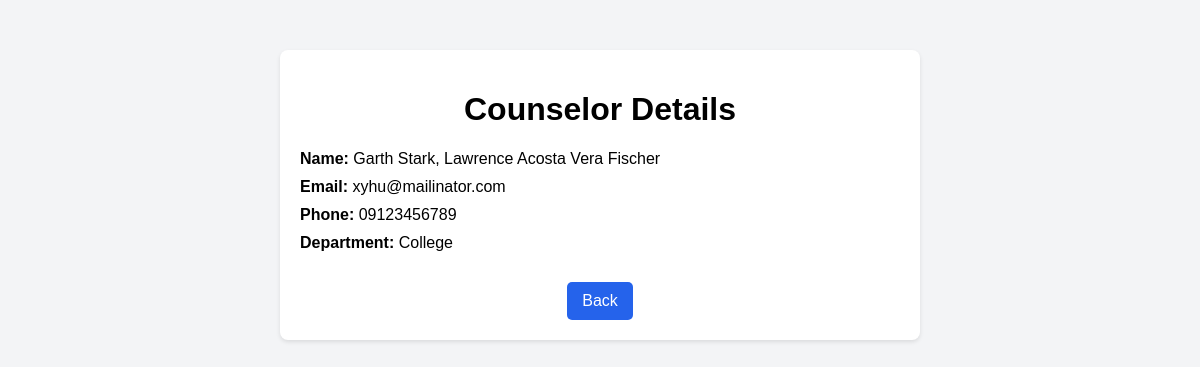
Screenshot of /Counselors/viewcounsel.php?c_id=1 with the database file from the repository.
### tables this page shows
CREATE TABLE `counselors` (
  `c_id` int(50) NOT NULL,
  `lname` varchar(50) NOT NULL,
  `fname` varchar(50) NOT NULL,
  `mname` varchar(50) NOT NULL,
  `contact_num` varchar(50) NOT NULL,
  `email` varchar(50) NOT NULL,
  `c_level` varchar(50) NOT NULL
);

### Counselors/viewcounsel.php (the view, shortened to what this page needs)
<?php
include $_SERVER['DOCUMENT_ROOT'].'/SGRMS/Database/db_connect.php';
$c_id = intval($_GET['c_id']);
$sql = "SELECT * FROM counselors WHERE c_id = ?";
$stmt = $conn->prepare($sql);
$stmt->bind_param("i", $c_id);
$stmt->execute();
$result = $stmt->get_result();
$row = $result->fetch_assoc();
?>
<!DOCTYPE html>
<html lang="en">
<head>
</head>
<body>
    <div class="container">
        <h1>Counselor Details</h1>
        <div class="info"><strong>Name:</strong> <?php echo htmlspecialchars($row['lname'] . ", " . $row['fname'] . " " . $row['mname']); ?></div>
        <div class="info"><strong>Email:</strong> <?php echo htmlspecialchars($row['email']); ?></div>
        <div class="info"><strong>Phone:</strong> <?php echo htmlspecialchars($row['contact_num']); ?></div>
        <div class="info"><strong>Department:</strong> <?php echo htmlspecialchars($row['c_level']); ?></div>
        <a href="counsel.php" class="back">Back</a>
    </div>
</body>
</html>

### Counselors/viewcounsel.php (style rules this page uses)
body { font-family: Arial, sans-serif; background-color: #f3f4f6; margin: 0; padding: 0; text-align: center; }
.container { margin: 50px auto; width: 50%; background: white; padding: 20px; border-radius: 8px; box-shadow: 0 2px 4px rgba(0,0,0,0.1); }
.info { text-align: left; margin-bottom: 10px; }
.back { display: inline-block; margin-top: 20px; padding: 10px 15px; background-color: #2563eb; color: white; text-decoration: none; border-radius: 5px; }

### rows the page displays
counselors: lname+fname+mname "Garth Stark, Lawrence Acosta Vera Fischer", email "xyhu@mailinator.com", contact_num "09123456789", c_level "College"
